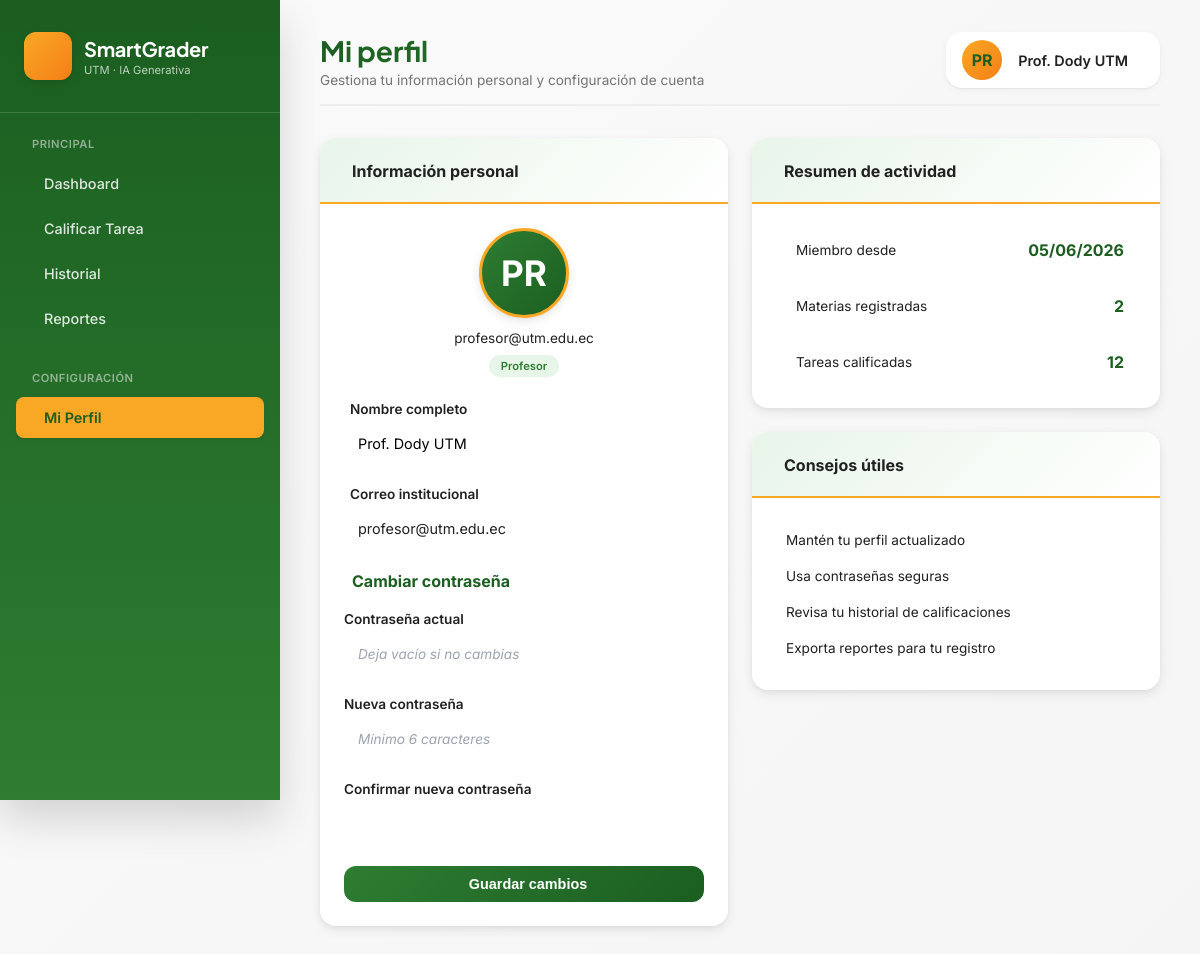
The page /perfil (signed in) on the database its author committed.
### app/models.py (models this page shows, shortened)
class Usuario(UserMixin, db.Model):
    __tablename__ = 'usuario'
    id            = db.Column(db.Integer, primary_key=True)
    nombre        = db.Column(db.String(120), nullable=False)
    correo        = db.Column(db.String(120), unique=True, nullable=False)
    password_hash = db.Column(db.String(256), nullable=False)
    rol           = db.Column(db.String(20), default='profesor')
    creado_en     = db.Column(db.DateTime, default=datetime.utcnow)
    materias      = db.relationship('Materia', backref='profesor', lazy=True)

### app/routes/perfil.py (the view, shortened to what this page needs)
@perfil_bp.route('/perfil', methods=['GET', 'POST'])
@login_required
def index():
    total_tareas = Tarea.query.join(Materia).filter(Materia.profesor_id == current_user.id).count()
    return render_template('perfil.html', total_tareas=total_tareas)

### app/models.py (called while the page is built)
@login_manager.user_loader
def load_user(user_id):
    return Usuario.query.get(int(user_id))

### app/templates/perfil.html (shortened to what this page needs)
{% extends "base.html" %}
{% block page_title %}Mi perfil{% endblock %}
{% block page_subtitle %}Gestiona tu información personal y configuración de cuenta{% endblock %}
{% block content %}
<div class="grid-2">
  <div class="card-premium">
    <div class="card-header-premium">
      <strong>Información personal</strong>
    </div>
    <div class="card-body-premium">
      <form method="POST">
        <div class="avatar-container">
          <div class="avatar-perfil">
            {{ current_user.nombre[:2].upper() }}
          </div>
          <div class="avatar-email">{{ current_user.correo }}</div>
          <div class="avatar-rol">
            <span class="tag-rol">{{ current_user.rol|capitalize }}</span>
          </div>
        </div>
        <div class="form-group-modern">
          <label>
            Nombre completo
          </label>
          <input type="text" name="nombre" value="{{ current_user.nombre }}" required>
        </div>
        <div class="form-group-modern">
          <label>
            Correo institucional
          </label>
          <input type="text" value="{{ current_user.correo }}" disabled class="input-disabled">
        </div>
        <div class="password-section">
          <strong>Cambiar contraseña</strong>
        </div>
        <div class="form-group-modern">
          <label>Contraseña actual</label>
          <input type="password" name="pw_actual" placeholder="Deja vacío si no cambias">
        </div>
        <div class="form-group-modern">
          <label>Nueva contraseña</label>
          <input type="password" name="pw_nueva" placeholder="Mínimo 6 caracteres">
        </div>
        <div class="form-group-modern">
          <label>Confirmar nueva contraseña</label>
          <input type="password" name="pw_confirmar">
        </div>
        <button type="submit" class="btn-primary-custom" style="width: 100%; justify-content: center;">
           Guardar cambios
        </button>
      </form>
    </div>
  </div>
  <div>
    <div class="card-premium" style="margin-bottom: 1.5rem;">
      <div class="card-header-premium">
        <strong>Resumen de actividad</strong>
      </div>
      <div class="card-body-premium">
        <div class="actividad-list">
          <div class="actividad-item">
            <span> Miembro desde</span>
            <strong>{{ current_user.creado_en.strftime('%d/%m/%Y') }}</strong>
          </div>
          <div class="actividad-item">
            <span> Materias registradas</span>
            <strong>{{ current_user.materias|length }}</strong>
          </div>
          <div class="actividad-item">
            <span> Tareas calificadas</span>
            <strong>{{ total_tareas|default(0) }}</strong>
          </div>
        </div>
      </div>
    </div>
    <div class="card-premium">
      <div class="card-header-premium">
        <strong>Consejos útiles</strong>
      </div>
      <div class="card-body-premium">
        <ul class="tips-list">
          <li> Mantén tu perfil actualizado</li>
          <li> Usa contraseñas seguras</li>
          <li> Revisa tu historial de calificaciones</li>
          <li> Exporta reportes para tu registro</li>
        </ul>
      </div>
    </div>
  </div>
</div>
{% endblock %}

### app/templates/base.html (shortened to what this page needs)
<!DOCTYPE html>
<html lang="es">
<head>
  <link rel="stylesheet" href="https://cdn.jsdelivr.net/npm/@tabler/icons-webfont@latest/dist/tabler-icons.min.css">
</head>
<body>
  <div class="app-container">
    <aside class="sidebar">
      <div class="sidebar-header">
        <div class="logo-area">
          <div class="logo-icon">
          </div>
          <div class="logo-text">
            <h2>SmartGrader</h2>
            <p>UTM · IA Generativa</p>
          </div>
        </div>
      </div>
      <div class="nav-menu">
        {% if current_user.rol != 'admin' %}
        <div class="nav-section">
          <div class="nav-section-title">Principal</div>
          <a href="{{ url_for('dashboard.index') }}" class="nav-item {% if request.endpoint == 'dashboard.index' %}active{% endif %}">
            <span>Dashboard</span>
          </a>
          <a href="{{ url_for('calificacion.calificar') }}" class="nav-item {% if request.endpoint == 'calificacion.calificar' %}active{% endif %}">
            <span>Calificar Tarea</span>
          </a>
          <a href="{{ url_for('calificacion.historial') }}" class="nav-item {% if request.endpoint == 'calificacion.historial' %}active{% endif %}">
            <span>Historial</span>
          </a>
          <a href="{{ url_for('reportes.index') }}" class="nav-item {% if request.endpoint == 'reportes.index' %}active{% endif %}">
            <span>Reportes</span>
          </a>
        </div>
        {% endif %}
        <div class="nav-section">
          <div class="nav-section-title">Configuración</div>
          <a href="{{ url_for('perfil.index') }}" class="nav-item {% if request.endpoint == 'perfil.index' %}active{% endif %}">
            <span>Mi Perfil</span>
          </a>
        </div>
      </div>
    </aside>
    <main class="main-content">
      <div class="top-bar">
        <div class="page-title">
          <h1>{% block page_title %}Bienvenido{% endblock %}</h1>
          <p>{% block page_subtitle %}Sistema de calificación inteligente{% endblock %}</p>
        </div>
        <div class="user-info">
          <div class="user-avatar">
            {{ current_user.nombre[:2].upper() }}
          </div>
          <span class="user-name">{{ current_user.nombre }}</span>
        </div>
      </div>
      {% block content %}{% endblock %}
    </main>
  </div>
</body>
</html>

### rows shown on the page
Usuario: nombre "PR", nombre "Prof. Dody UTM", correo "profesor@utm.edu.ec", rol "Profesor", creado_en "05/06/2026"

### other values the page prints
{{ current_user.materias|length }} "2"
{{ total_tareas|default(0) }} "12"
